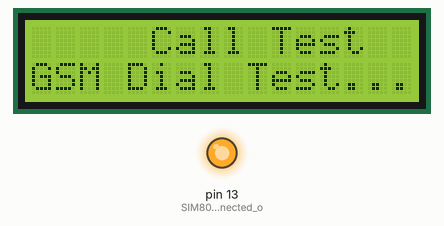
Simulated run of this sketch. Board: Arduino Uno, built with avr-gcc and run on an emulated ATmega328P. Parts: 16×2 character LCD, output pins drawn as LEDs (lit = HIGH). What the sketch prints to the serial monitor is not drawn.

Above: at 13.1 s.
Timing chart, 0 to 14.6 s (numbered marks = the images above):
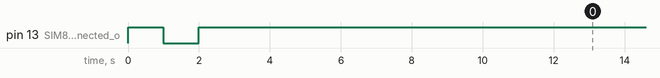

The sketch:

_10.GSM_Make_Call.ino
```cpp
#include <LiquidCrystal.h>                // include the library code:

LiquidCrystal lcd(11, 12, 14, 15, 16, 17);  // initialize the library with the numbers of the interface pins

char PhoneNo[]="+917021237256";

void setup()
{
    pinMode(13,OUTPUT);              //SIM808 wakeup connected on pin 13 in IomaTic board
    digitalWrite(13, HIGH);          //Initialize the SIM808 Module
    delay(1000);
    digitalWrite(13, LOW);           //Sending wake up signal to SIM808 Module
    delay(1000);
    digitalWrite(13, HIGH);          //Keeping SIM808 in active/wakeup state
    delay(10000);

    lcd.begin(16, 2);                     //Initialize the LCD in 16x2 mode
    delay(1000);
    lcd.setCursor(0,0);                   //Set cursor at first character/coloumn of first line/row
    lcd.print("     Call Test        ");    //Print the message as metioned cursor location

    lcd.setCursor(0,1);                   //Set cursor at first character/coloumn of first line/row
    lcd.print("GSM Dial Test....");     //Print the message as metioned cursor location

    Serial.begin(9600);                   //Initialize a serial communication with baud rate 9600
    delay(1000);
    Serial.println("AT");                 //Initialize the GSM modem
    delay(2000);
    Serial.print("ATD");                  //Send dial a phone AT command
    Serial.print(PhoneNo);              //Send phone number to dial
    Serial.print(";");
    Serial.print("\r\n");
    delay(20000);
    Serial.println("ATH");                 //Hang up the call
}

void loop()
{
    //This is single task program hence nothing to do in loop,
    //everything will be executed in setup function only.
}
```
